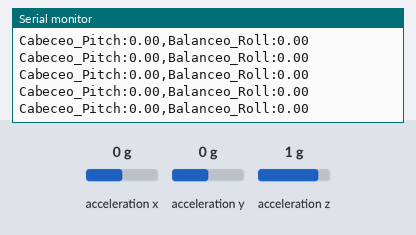
Bench run of a sketch on a simulated ESP32. Parts: the last lines printed to the serial monitor. Wiring (inferred from the names in the program): MPU-6050 motion sensor at I2C address 0x68. The inputs (shaded band) are chosen by the test bench; at power-on: acceleration x 0 g, acceleration y 0 g, acceleration z 1 g.

Above: at 3.2 s.
3.3 s: acceleration x set to -1.4 g
At 3.43 s:
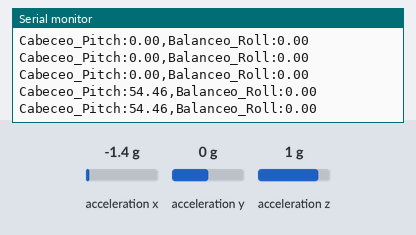
4.8 s: acceleration y set to -1.4 g
At 4.84 s:
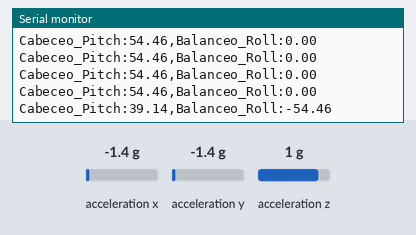
6.3 s: acceleration z set to -1.4 g
At 6.36 s:
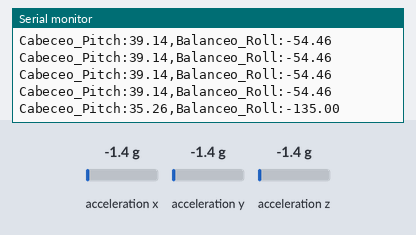
Timing chart, 0 to 9.3 s (numbered marks = the images above; inputs shaded):
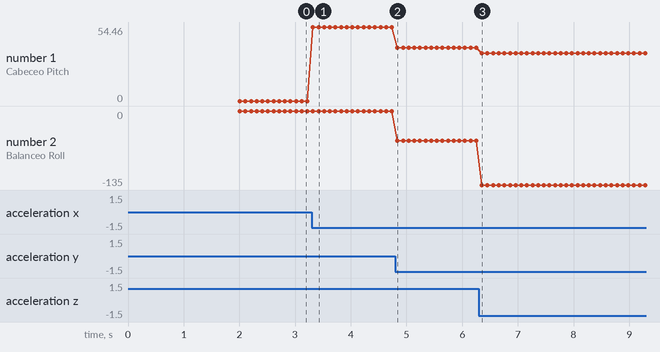

Measured:
- after the input at 3.3 s, the serial monitor: prints a new line at once (image 1)
- after the input at 4.8 s, the serial monitor: prints a new line at once (image 2)
- after the input at 6.3 s, the serial monitor: prints a new line after 0.05 s (image 3)
- plotted number 1: 0 → 54.46 after the input at 3.3 s, 54.46 → 39.14 after the input at 4.8 s, 39.14 → 35.26 after the input at 6.3 s
- plotted number 2: 0 → -54.46 after the input at 4.8 s, -54.46 → -135 after the input at 6.3 s

The sketch:

FASE2codigo_COMPROBACIONIMU_CON_ESP32C_Y_ESP32_ETH01.ino
```cpp
#include <Wire.h>

const int MPU_addr = 0x68; // Dirección I2C por defecto del MPU-6050

// Pines I2C reales del ESP32-ETH01 ("Cerebro"), según el diagrama de interconexión:
// GPIO14 = SDA, GPIO15 = SCL
#define I2C_SDA_PIN 14
#define I2C_SCL_PIN 15

int16_t AcX, AcY, AcZ;
float pitch, roll;

void setup() {
  // La telemetría viaja por puerto serie a través del ESP32 puente (Tipo C),
  // que actúa como conversor USB-Serial hacia el ordenador
  Serial.begin(115200);

  // Configuramos el bus I2C con los pines definitivos del ESP32-ETH01
  Wire.begin(I2C_SDA_PIN, I2C_SCL_PIN);

  // Despertar al sensor MPU-6050 (viene dormido por defecto)
  Wire.beginTransmission(MPU_addr);
  Wire.write(0x6B); // Registro de gestión de energía
  Wire.write(0);    // Escribimos 0 para despertarlo
  Wire.endTransmission(true);

  Serial.println("\n--- SISTEMA DE TELEMETRÍA TOWFISH INICIADO ---");
  Serial.println("ESP32-ETH01 operativo. IMU inicializada en GPIO14 (SDA) / GPIO15 (SCL).");
  delay(2000);
}

void loop() {
  // Solicitamos los datos en bruto del acelerómetro
  Wire.beginTransmission(MPU_addr);
  Wire.write(0x3B); // Empezamos a leer desde el registro 0x3B (ACCEL_XOUT_H)
  Wire.endTransmission(false);
  Wire.requestFrom(MPU_addr, 6, true); // Pedimos 6 bytes (X, Y, Z)

  // Reconstruimos los valores de 16 bits
  AcX = Wire.read() << 8 | Wire.read();
  AcY = Wire.read() << 8 | Wire.read();
  AcZ = Wire.read() << 8 | Wire.read();

  // Convertimos el vector de gravedad en ángulos de inclinación (trigonometría básica)
  pitch = -(atan2(AcX, sqrt(AcY * AcY + AcZ * AcZ)) * 180.0) / PI;
  roll  = (atan2(AcY, AcZ) * 180.0) / PI;

  // Formato preparado para el "Serial Plotter" de Arduino
  Serial.print("Cabeceo_Pitch:");
  Serial.print(pitch);
  Serial.print(",");
  Serial.print("Balanceo_Roll:");
  Serial.println(roll);

  delay(100); // Muestreo a 10 Hz
}
```
